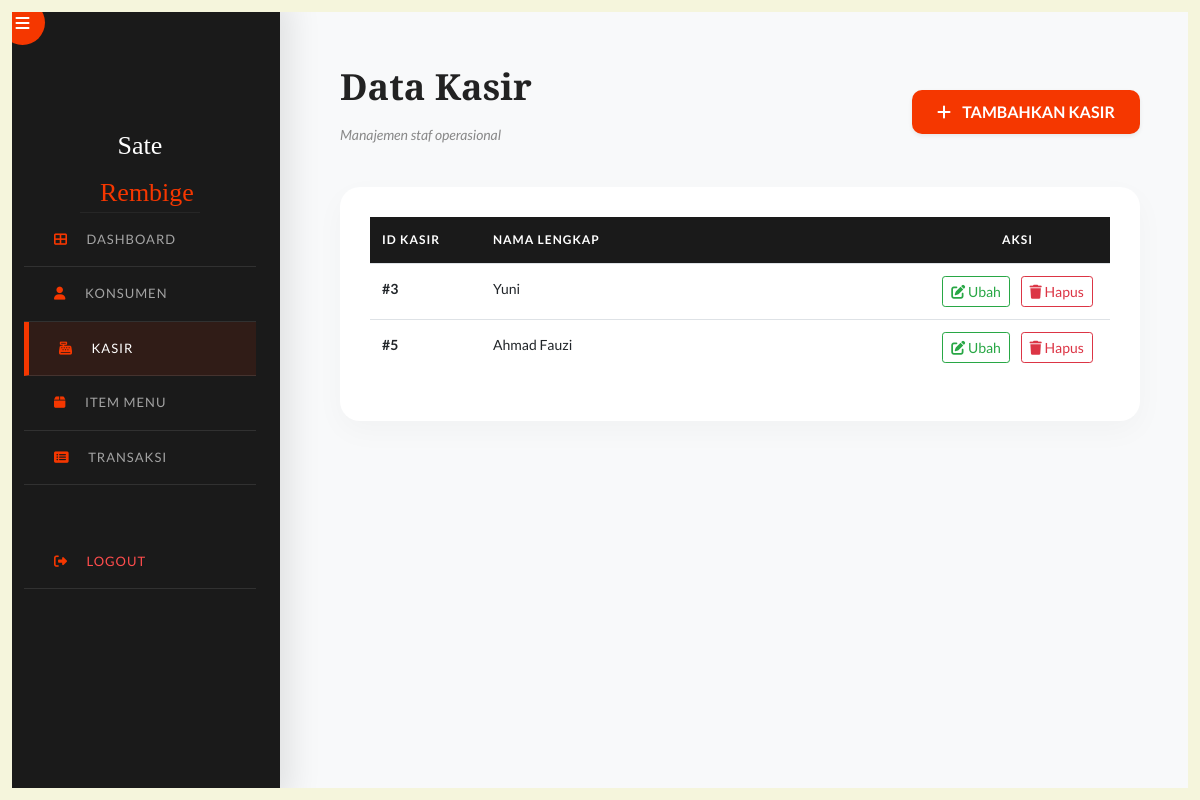
The app's page /kasir/kasir-lihat.php with its own data.
### tables this page shows
CREATE TABLE `kasir` (
  `id_kasir` int(11) NOT NULL,
  `nama_kasir` varchar(100) NOT NULL
);

### kasir/kasir-lihat.php (the view, shortened to what this page needs)
<!doctype html>
<html lang="en">
<head>
    <link rel="stylesheet" href="https://cdnjs.cloudflare.com/ajax/libs/font-awesome/6.4.0/css/all.min.css">
    <link rel="stylesheet" href="https://stackpath.bootstrapcdn.com/bootstrap/4.5.2/css/bootstrap.min.css">
    <link rel="stylesheet" href="https://cdn.datatables.net/1.11.3/css/dataTables.bootstrap4.min.css">
    <link rel="stylesheet" href="../css/style.css">
</head>
<body>
    <div id="left"></div>
    <div id="right"></div>
    <div id="top"></div>
    <div id="bottom"></div>
    <div class="wrapper d-flex align-items-stretch">
        <nav id="sidebar">
            <div class="custom-menu">
                <button type="button" id="sidebarCollapse" class="btn btn-custom-toggle">
                    <i class="fa fa-bars"></i>
                </button>
            </div>
            <div class="p-4 pt-5">
                <div class="logo">Sate <span>Rembige</span></div>
                <ul class="list-unstyled components mb-5">
                    <li>
                        <a href="../home.php"><i class="fa fa-th-large"></i> Dashboard</a>
                    </li>
                    <li>
                        <a href="../konsumen/konsumen-lihat.php"><i class="fa fa-user"></i> Konsumen</a>
                    </li>
                    <li class="active">
                        <a href="kasir-lihat.php"><i class="fa fa-cash-register"></i> Kasir</a>
                    </li>
                    <li>
                        <a href="../item/item-lihat.php"><i class="fa fa-box"></i> Item Menu</a>
                    </li>
                    <li>
                        <a href="../transaksi/transaksi-lihat.php"><i class="fa fa-list-alt"></i> Transaksi</a>
                    </li>
                    <li style="margin-top: 50px;">
                        <a href="../logout.php" style="color: #ff4d4d;" onclick="return confirm('yakin keluar?')">
                            <i class="fa fa-sign-out-alt"></i> Logout
                        </a>
                    </li>
                </ul>
            </div>
        </nav>
        <div id="content">
            <div class="d-flex justify-content-between align-items-center mb-4">
                <div class="welcome-text">
                    <h2>Data Kasir</h2>
                    <p style="color: #888; font-style: italic;">Manajemen staf operasional</p>
                </div>
                <a href="kasir-tambah.php" class="btn btn-warning shadow-sm">
                    <i class="fa fa-plus mr-2"></i> TAMBAHKAN KASIR
                </a>
            </div>
            <div class="table-container">
                <table id="example" class="table table-hover" style="width:100%;">
                    <thead class="table-primary">
                        <tr>
                            <th width="15%">ID Kasir</th>
                            <th>Nama Lengkap</th>
                            <th width="25%" class="text-center">Aksi</th>
                        </tr>
                    </thead>
                    <tbody>
                        <?php
                        include '../koneksi.php';
                        $query = mysqli_query($conn, "SELECT * FROM kasir");
                        while ($data = mysqli_fetch_array($query)) {
                        ?>
                        <tr>
                            <td><strong>#<?php echo $data['id_kasir']; ?></strong></td>
                            <td><?php echo $data['nama_kasir']; ?></td>
                            <td class="text-center">
                                <a class="btn btn-sm btn-outline-success mr-2"
                                    href="kasir-ubah.php?id_kasir=<?php echo $data['id_kasir']; ?>">
                                    <i class="fa fa-edit"></i> Ubah
                                </a>
                                <a class="btn btn-sm btn-outline-danger"
                                    href="kasir-hapus.php?id_kasir=<?php echo $data['id_kasir']; ?>"
                                    onclick="return confirm('Yakin ingin menghapus data kasir ini?')">
                                    <i class="fa fa-trash"></i> Hapus
                                </a>
                            </td>
                        </tr>
                        <?php } ?>
                    </tbody>
                </table>
            </div>
        </div>
    </div>
</body>
</html>

### kasir/kasir-lihat.php (style rules this page uses)
:root { --primary-accent: #f53700; --beige-border: #F5F5DC; --dark-bg: #1a1a1a; }
body { font-family: 'Lato', sans-serif; background-color: #f8f9fa; overflow-x: hidden; }
#left, #right, #top, #bottom { background: var(--beige-border) !important; position: fixed; z-index: 9999; }
#left, #right { top: 0; bottom: 0; width: 12px; }
#left { left: 0; }
#right { right: 0; }
#top, #bottom { left: 0; right: 0; height: 12px; }
#top { top: 0; }
#bottom { bottom: 0; }
#sidebar { background: var(--dark-bg) !important; min-width: 280px; max-width: 280px; box-shadow: 10px 0 30px rgba(0, 0, 0, 0.1); z-index: 1000; }
#sidebar .logo { font-family: 'Playfair Display', serif; font-size: 26px; color: #fff; padding: 30px 20px; text-align: center; border-bottom: 1px solid rgba(255, 255, 255, 0.05); }
#sidebar .logo span { color: var(--primary-accent); }
#sidebar ul li a { padding: 15px 30px; color: rgba(255, 255, 255, 0.6); transition: 0.3s; text-transform: uppercase; font-size: 13px; letter-spacing: 1px; display: block; text-decoration: none; }
#sidebar ul li.active>a, #sidebar ul li a:hover { color: #fff; background: rgba(245, 55, 0, 0.1); border-left: 5px solid var(--primary-accent); }
#sidebar ul li a i { margin-right: 15px; color: var(--primary-accent); }
.btn-custom-toggle { background: var(--primary-accent) !important; border: none; border-radius: 50%; width: 45px; height: 45px; color: white; }
#content { padding: 60px !important; width: 100%; }
.welcome-text h2 { font-family: 'Playfair Display', serif; font-weight: 900; font-size: 36px; color: #222; }
.table-container { background: #fff; border-radius: 20px; padding: 30px; box-shadow: 0 10px 30px rgba(0, 0, 0, 0.03); }
.btn-warning { background-color: var(--primary-accent) !important; border: none; color: white !important; font-weight: 700; border-radius: 10px; padding: 10px 25px; }
thead.table-primary { background-color: var(--dark-bg) !important; }
thead.table-primary th { border: none; background-color: var(--dark-bg) !important; color: white; text-transform: uppercase; font-size: 12px; letter-spacing: 1px; }

### records on screen
kasir: id_kasir "3", nama_kasir "Yuni"
kasir: id_kasir "5", nama_kasir "Ahmad Fauzi"
